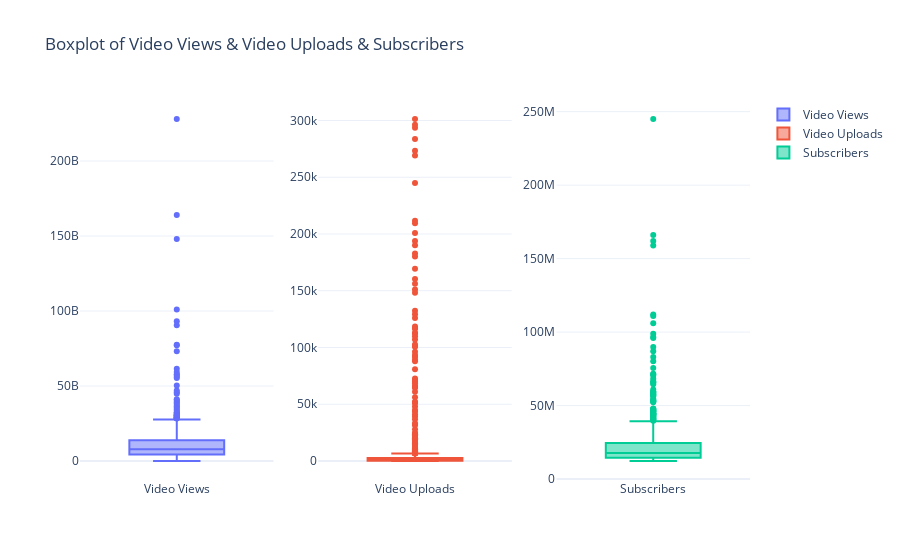

Notebook code cell kept with this figure:
### Markdown cell above
- 채널의 구독자 수와 업로드한 동영상 수 사이에는 약간의(무시해도 괜찮을 정도의) 양의 상관관계가 존재한다. 이는 단순히 동영상을 업로드하는 양보다는 동영상의 품질과 콘텐츠가 구독자를 확보하는 데 더 중요한 역할을 하는 것을 시사한다.

- 일부 채널은 구독자 수는 적지만 업로드하는 동영상 수가 눈에 띄게 많아 독특한 대비를 보여준다. 이는 지속적으로 비디오를 제작하는 robust한 콘텐츠 팀의 존재라는 것을 시사한다. 이러한 채널은 뉴스 헤드라인이나 인터뷰 발췌문과 같은 짧은 길이의 동영상을 매일 여러 개 업로드하는 것으로 알려진 뉴스, 엔터테인먼트 또는 음악 분야에 속하는 채널일 가능성이 높다.

### Code cell
fig = make_subplots(rows=1, cols=3)

fig.update_layout(title_text='Boxplot of Video Views & Video Uploads & Subscribers',
                  uniformtext_minsize=12,
                  uniformtext_mode='hide')

fig.add_trace(go.Box(y=df['Video Views'],
                     name='Video Views',
                     boxpoints='outliers',), row=1, col=1)

fig.add_trace(go.Box(y=df['Uploads'],
                     name='Video Uploads',
                     boxpoints='outliers',), row=1, col=2)

fig.add_trace(go.Box(y=df['Subscribers'],
                     name='Subscribers',
                     boxpoints='outliers',), row=1, col=3)

fig.update_layout(
    template='plotly_white'
)

fig.show()

### Figure 1 — Plotly figure (JSON) as saved in the notebook; plotly's stock layout.template omitted (floating-point values rounded to 4 significant figures; data arrays with more than 128 entries replaced by an {"elided": "..."} marker saying what was removed)
{"data": [{"boxpoints": "outliers", "name": "Video Views", "type": "box", "xaxis": "x", "y": {"elided": "971 int values"}, "yaxis": "y"}, {"boxpoints": "outliers", "name": "Video Uploads", "type": "box", "xaxis": "x2", "y": {"elided": "971 int values"}, "yaxis": "y2"}, {"boxpoints": "outliers", "name": "Subscribers", "type": "box", "xaxis": "x3", "y": {"elided": "971 int values"}, "yaxis": "y3"}], "layout": {"title": {"text": "Boxplot of Video Views & Video Uploads & Subscribers"}, "uniformtext": {"minsize": 12, "mode": "hide"}, "xaxis": {"anchor": "y", "domain": [0, 0.2889]}, "xaxis2": {"anchor": "y2", "domain": [0.3556, 0.6444]}, "xaxis3": {"anchor": "y3", "domain": [0.7111, 1]}, "yaxis": {"anchor": "x", "domain": [0, 1]}, "yaxis2": {"anchor": "x2", "domain": [0, 1]}, "yaxis3": {"anchor": "x3", "domain": [0, 1]}}}
